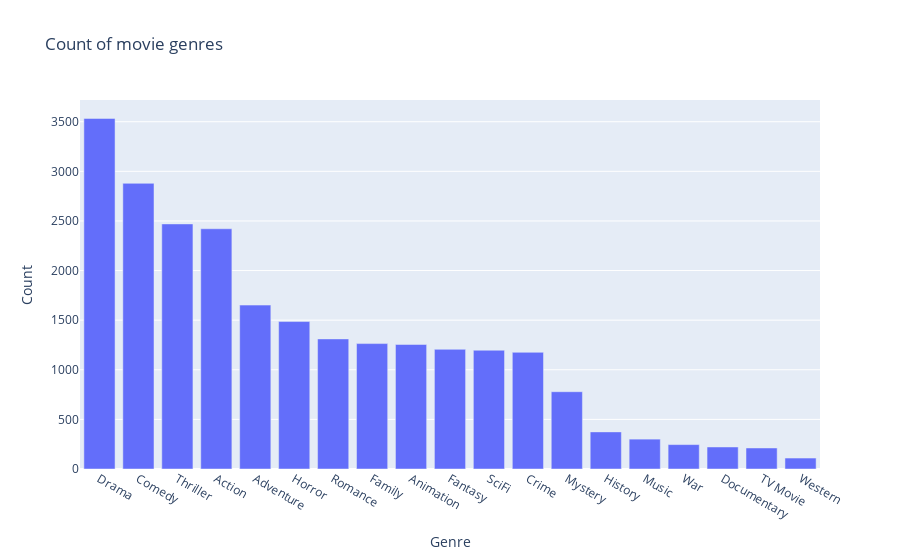

Here is the notebook cell this chart was saved with:
### Code cell
fig = px.bar(x=genres['genre'],y=genres['count'],labels=dict(x="Genre",y="Count"),title="Count of movie genres")
fig.show()

### Figure 1 — Plotly figure (JSON) as saved in the notebook; plotly's stock layout.template omitted (floating-point values rounded to 4 significant figures)
{"data": [{"alignmentgroup": "True", "hovertemplate": "Genre=%{x}<br>Count=%{y}<extra></extra>", "legendgroup": "", "marker": {"color": "#636efa", "pattern": {"shape": ""}}, "name": "", "offsetgroup": "", "orientation": "v", "showlegend": false, "textposition": "auto", "type": "bar", "x": ["Drama", "Comedy", "Thriller", "Action", "Adventure", "Horror", "Romance", "Family", "Animation", "Fantasy", "SciFi", "Crime", "Mystery", "History", "Music", "War", "Documentary", "TV Movie", "Western"], "xaxis": "x", "y": [3533, 2879, 2470, 2421, 1652, 1486, 1311, 1264, 1255, 1206, 1197, 1176, 779, 374, 301, 246, 222, 212, 110], "yaxis": "y"}], "layout": {"barmode": "relative", "legend": {"tracegroupgap": 0}, "title": {"text": "Count of movie genres"}, "xaxis": {"anchor": "y", "domain": [0, 1], "title": {"text": "Genre"}}, "yaxis": {"anchor": "x", "domain": [0, 1], "title": {"text": "Count"}}}}
